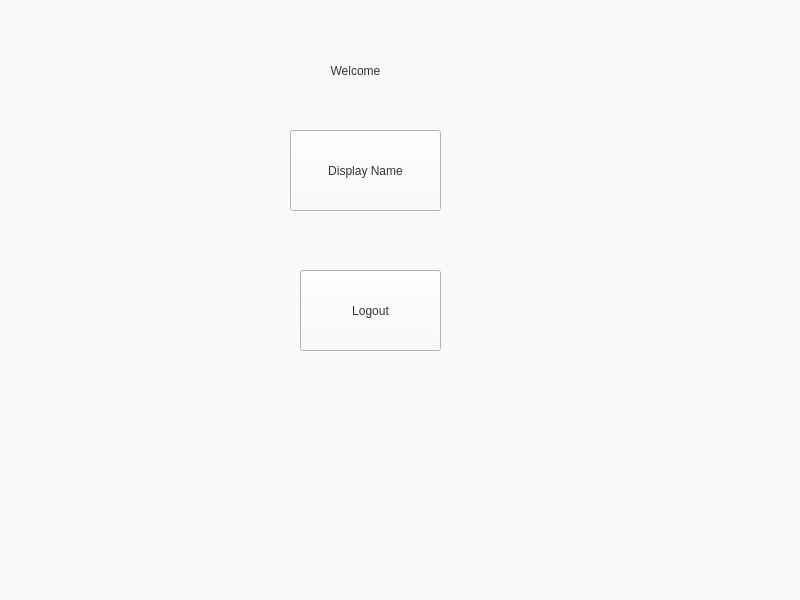
<?xml version="1.0" encoding="UTF-8"?>
<ui version="4.0">
 <class>MainWindow</class>
 <widget class="QMainWindow" name="MainWindow">
  <property name="geometry">
   <rect>
    <x>0</x>
    <y>0</y>
    <width>800</width>
    <height>600</height>
   </rect>
  </property>
  <property name="windowTitle">
   <string>MainWindow</string>
  </property>
  <property name="styleSheet">
   <string notr="true">font: 700 11pt &quot;Microsoft YaHei UI&quot;;
color: #353535;
background-color: rgb(248, 250, 252);</string>
  </property>
  <widget class="QWidget" name="centralwidget">
   <widget class="QWidget" name="widget" native="true">
    <property name="geometry">
     <rect>
      <x>0</x>
      <y>0</y>
      <width>801</width>
      <height>601</height>
     </rect>
    </property>
    <widget class="QLabel" name="label_2">
     <property name="geometry">
      <rect>
       <x>250</x>
       <y>40</y>
       <width>211</width>
       <height>61</height>
      </rect>
     </property>
     <property name="text">
      <string>Welcome</string>
     </property>
     <property name="alignment">
      <set>Qt::AlignCenter</set>
     </property>
    </widget>
    <widget class="QPushButton" name="pushButton_3">
     <property name="geometry">
      <rect>
       <x>290</x>
       <y>130</y>
       <width>151</width>
       <height>81</height>
      </rect>
     </property>
     <property name="text">
      <string>Display Name</string>
     </property>
    </widget>
    <widget class="QPushButton" name="pushButton_4">
     <property name="geometry">
      <rect>
       <x>300</x>
       <y>270</y>
       <width>141</width>
       <height>81</height>
      </rect>
     </property>
     <property name="text">
      <string>Logout</string>
     </property>
    </widget>
   </widget>
  </widget>
 </widget>
 <resources/>
 <connections/>
</ui>
